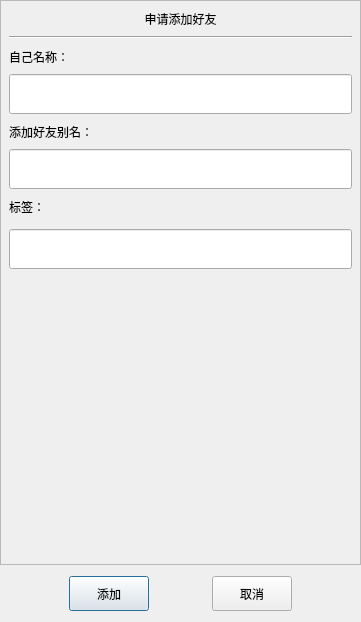
<?xml version="1.0" encoding="UTF-8"?>
<ui version="4.0">
 <class>ApplyFriendClass</class>
 <widget class="QDialog" name="ApplyFriendClass">
  <property name="geometry">
   <rect>
    <x>0</x>
    <y>0</y>
    <width>361</width>
    <height>622</height>
   </rect>
  </property>
  <property name="minimumSize">
   <size>
    <width>361</width>
    <height>600</height>
   </size>
  </property>
  <property name="maximumSize">
   <size>
    <width>361</width>
    <height>622</height>
   </size>
  </property>
  <property name="windowTitle">
   <string>ApplyFriend</string>
  </property>
  <layout class="QVBoxLayout" name="verticalLayout">
   <property name="spacing">
    <number>0</number>
   </property>
   <property name="leftMargin">
    <number>0</number>
   </property>
   <property name="topMargin">
    <number>0</number>
   </property>
   <property name="rightMargin">
    <number>0</number>
   </property>
   <property name="bottomMargin">
    <number>0</number>
   </property>
   <item>
    <widget class="QScrollArea" name="scrollArea">
     <property name="minimumSize">
      <size>
       <width>0</width>
       <height>500</height>
      </size>
     </property>
     <property name="widgetResizable">
      <bool>true</bool>
     </property>
     <widget class="QWidget" name="scrollAreaWidgetContents">
      <property name="geometry">
       <rect>
        <x>0</x>
        <y>0</y>
        <width>359</width>
        <height>573</height>
       </rect>
      </property>
      <layout class="QVBoxLayout" name="verticalLayout_2">
       <property name="spacing">
        <number>0</number>
       </property>
       <property name="leftMargin">
        <number>0</number>
       </property>
       <property name="topMargin">
        <number>0</number>
       </property>
       <property name="rightMargin">
        <number>0</number>
       </property>
       <property name="bottomMargin">
        <number>4</number>
       </property>
       <item>
        <widget class="QLabel" name="apply_lb">
         <property name="minimumSize">
          <size>
           <width>0</width>
           <height>35</height>
          </size>
         </property>
         <property name="maximumSize">
          <size>
           <width>16777215</width>
           <height>35</height>
          </size>
         </property>
         <property name="text">
          <string>申请添加好友</string>
         </property>
         <property name="alignment">
          <set>Qt::AlignCenter</set>
         </property>
        </widget>
       </item>
       <item>
        <widget class="QWidget" name="apply_wid" native="true">
         <layout class="QVBoxLayout" name="verticalLayout_3">
          <property name="spacing">
           <number>0</number>
          </property>
          <property name="leftMargin">
           <number>8</number>
          </property>
          <property name="topMargin">
           <number>0</number>
          </property>
          <property name="rightMargin">
           <number>8</number>
          </property>
          <property name="bottomMargin">
           <number>0</number>
          </property>
          <item>
           <widget class="Line" name="line">
            <property name="orientation">
             <enum>Qt::Horizontal</enum>
            </property>
           </widget>
          </item>
          <item>
           <widget class="QLabel" name="name_lb">
            <property name="minimumSize">
             <size>
              <width>0</width>
              <height>35</height>
             </size>
            </property>
            <property name="maximumSize">
             <size>
              <width>16777215</width>
              <height>35</height>
             </size>
            </property>
            <property name="text">
             <string>自己名称：</string>
            </property>
           </widget>
          </item>
          <item>
           <widget class="CustomizeEdit" name="name_ed">
            <property name="minimumSize">
             <size>
              <width>0</width>
              <height>40</height>
             </size>
            </property>
            <property name="maximumSize">
             <size>
              <width>16777215</width>
              <height>40</height>
             </size>
            </property>
           </widget>
          </item>
          <item>
           <widget class="QLabel" name="other_name_lb">
            <property name="minimumSize">
             <size>
              <width>0</width>
              <height>35</height>
             </size>
            </property>
            <property name="maximumSize">
             <size>
              <width>16777215</width>
              <height>35</height>
             </size>
            </property>
            <property name="text">
             <string>添加好友别名：</string>
            </property>
           </widget>
          </item>
          <item>
           <widget class="CustomizeEdit" name="other_name_ed">
            <property name="minimumSize">
             <size>
              <width>0</width>
              <height>40</height>
             </size>
            </property>
            <property name="maximumSize">
             <size>
              <width>16777215</width>
              <height>40</height>
             </size>
            </property>
           </widget>
          </item>
          <item>
           <widget class="QLabel" name="tit_lb">
            <property name="minimumSize">
             <size>
              <width>0</width>
              <height>35</height>
             </size>
            </property>
            <property name="maximumSize">
             <size>
              <width>16777215</width>
              <height>35</height>
             </size>
            </property>
            <property name="text">
             <string>标签：</string>
            </property>
           </widget>
          </item>
          <item>
           <widget class="QWidget" name="tip_add_widget" native="true">
            <property name="minimumSize">
             <size>
              <width>0</width>
              <height>80</height>
             </size>
            </property>
            <property name="maximumSize">
             <size>
              <width>16777215</width>
              <height>80</height>
             </size>
            </property>
            <layout class="QVBoxLayout" name="verticalLayout_4">
             <property name="spacing">
              <number>0</number>
             </property>
             <property name="leftMargin">
              <number>0</number>
             </property>
             <property name="topMargin">
              <number>0</number>
             </property>
             <property name="rightMargin">
              <number>0</number>
             </property>
             <property name="bottomMargin">
              <number>0</number>
             </property>
             <item>
              <widget class="QWidget" name="grid_widght" native="true">
               <property name="minimumSize">
                <size>
                 <width>0</width>
                 <height>40</height>
                </size>
               </property>
               <property name="maximumSize">
                <size>
                 <width>16777211</width>
                 <height>40</height>
                </size>
               </property>
               <layout class="QHBoxLayout" name="horizontalLayout_3">
                <property name="spacing">
                 <number>0</number>
                </property>
                <property name="leftMargin">
                 <number>0</number>
                </property>
                <property name="topMargin">
                 <number>0</number>
                </property>
                <property name="rightMargin">
                 <number>0</number>
                </property>
                <property name="bottomMargin">
                 <number>0</number>
                </property>
                <item>
                 <widget class="CustomizeEdit" name="lb_edit">
                  <property name="minimumSize">
                   <size>
                    <width>0</width>
                    <height>40</height>
                   </size>
                  </property>
                  <property name="maximumSize">
                   <size>
                    <width>16777215</width>
                    <height>40</height>
                   </size>
                  </property>
                 </widget>
                </item>
               </layout>
              </widget>
             </item>
             <item>
              <widget class="QWidget" name="input_widght" native="true">
               <property name="sizePolicy">
                <sizepolicy hsizetype="Preferred" vsizetype="Preferred">
                 <horstretch>0</horstretch>
                 <verstretch>0</verstretch>
                </sizepolicy>
               </property>
               <property name="minimumSize">
                <size>
                 <width>0</width>
                 <height>25</height>
                </size>
               </property>
               <property name="maximumSize">
                <size>
                 <width>16777215</width>
                 <height>25</height>
                </size>
               </property>
               <widget class="ClickOnceLabel" name="tip_label">
                <property name="geometry">
                 <rect>
                  <x>2</x>
                  <y>2</y>
                  <width>250</width>
                  <height>25</height>
                 </rect>
                </property>
                <property name="minimumSize">
                 <size>
                  <width>50</width>
                  <height>25</height>
                 </size>
                </property>
                <property name="maximumSize">
                 <size>
                  <width>16777215</width>
                  <height>25</height>
                 </size>
                </property>
                <property name="text">
                 <string/>
                </property>
                <property name="alignment">
                 <set>Qt::AlignLeading|Qt::AlignLeft|Qt::AlignVCenter</set>
                </property>
               </widget>
              </widget>
             </item>
            </layout>
           </widget>
          </item>
          <item>
           <widget class="QWidget" name="lb_list_widget" native="true">
            <property name="minimumSize">
             <size>
              <width>0</width>
              <height>60</height>
             </size>
            </property>
            <layout class="QHBoxLayout" name="horizontalLayout_2">
             <property name="spacing">
              <number>0</number>
             </property>
             <property name="leftMargin">
              <number>0</number>
             </property>
             <property name="topMargin">
              <number>0</number>
             </property>
             <property name="rightMargin">
              <number>0</number>
             </property>
             <property name="bottomMargin">
              <number>0</number>
             </property>
             <item>
              <widget class="QWidget" name="lb_list" native="true">
               <property name="minimumSize">
                <size>
                 <width>287</width>
                 <height>50</height>
                </size>
               </property>
               <property name="maximumSize">
                <size>
                 <width>287</width>
                 <height>16777215</height>
                </size>
               </property>
              </widget>
             </item>
             <item>
              <widget class="QWidget" name="need_more_lb" native="true">
               <property name="minimumSize">
                <size>
                 <width>25</width>
                 <height>0</height>
                </size>
               </property>
               <property name="maximumSize">
                <size>
                 <width>25</width>
                 <height>16777215</height>
                </size>
               </property>
               <widget class="ClickOnceLabel" name="more_lb">
                <property name="geometry">
                 <rect>
                  <x>0</x>
                  <y>0</y>
                  <width>25</width>
                  <height>25</height>
                 </rect>
                </property>
                <property name="minimumSize">
                 <size>
                  <width>25</width>
                  <height>25</height>
                 </size>
                </property>
                <property name="maximumSize">
                 <size>
                  <width>25</width>
                  <height>25</height>
                 </size>
                </property>
                <property name="text">
                 <string/>
                </property>
               </widget>
              </widget>
             </item>
            </layout>
           </widget>
          </item>
         </layout>
        </widget>
       </item>
      </layout>
     </widget>
    </widget>
   </item>
   <item>
    <widget class="QWidget" name="apply_sure_wid" native="true">
     <layout class="QHBoxLayout" name="horizontalLayout">
      <item>
       <spacer name="horizontalSpacer">
        <property name="orientation">
         <enum>Qt::Horizontal</enum>
        </property>
        <property name="sizeHint" stdset="0">
         <size>
          <width>40</width>
          <height>20</height>
         </size>
        </property>
       </spacer>
      </item>
      <item>
       <widget class="ClickedBtn" name="sure_btn">
        <property name="minimumSize">
         <size>
          <width>80</width>
          <height>35</height>
         </size>
        </property>
        <property name="text">
         <string>添加</string>
        </property>
       </widget>
      </item>
      <item>
       <spacer name="horizontalSpacer_2">
        <property name="orientation">
         <enum>Qt::Horizontal</enum>
        </property>
        <property name="sizeHint" stdset="0">
         <size>
          <width>40</width>
          <height>20</height>
         </size>
        </property>
       </spacer>
      </item>
      <item>
       <widget class="ClickedBtn" name="cancel_btn">
        <property name="minimumSize">
         <size>
          <width>80</width>
          <height>35</height>
         </size>
        </property>
        <property name="text">
         <string>取消</string>
        </property>
       </widget>
      </item>
      <item>
       <spacer name="horizontalSpacer_3">
        <property name="orientation">
         <enum>Qt::Horizontal</enum>
        </property>
        <property name="sizeHint" stdset="0">
         <size>
          <width>40</width>
          <height>20</height>
         </size>
        </property>
       </spacer>
      </item>
     </layout>
    </widget>
   </item>
  </layout>
 </widget>
 <layoutdefault spacing="6" margin="11"/>
 <customwidgets>
  <customwidget>
   <class>ClickedBtn</class>
   <extends>QPushButton</extends>
   <header location="global">ClickedBtn.h</header>
  </customwidget>
  <customwidget>
   <class>CustomizeEdit</class>
   <extends>QLineEdit</extends>
   <header location="global">CustomizeEdit.h</header>
  </customwidget>
  <customwidget>
   <class>ClickOnceLabel</class>
   <extends>QLabel</extends>
   <header location="global">ClickOnceLabel.h</header>
  </customwidget>
 </customwidgets>
 <resources/>
 <connections/>
</ui>
